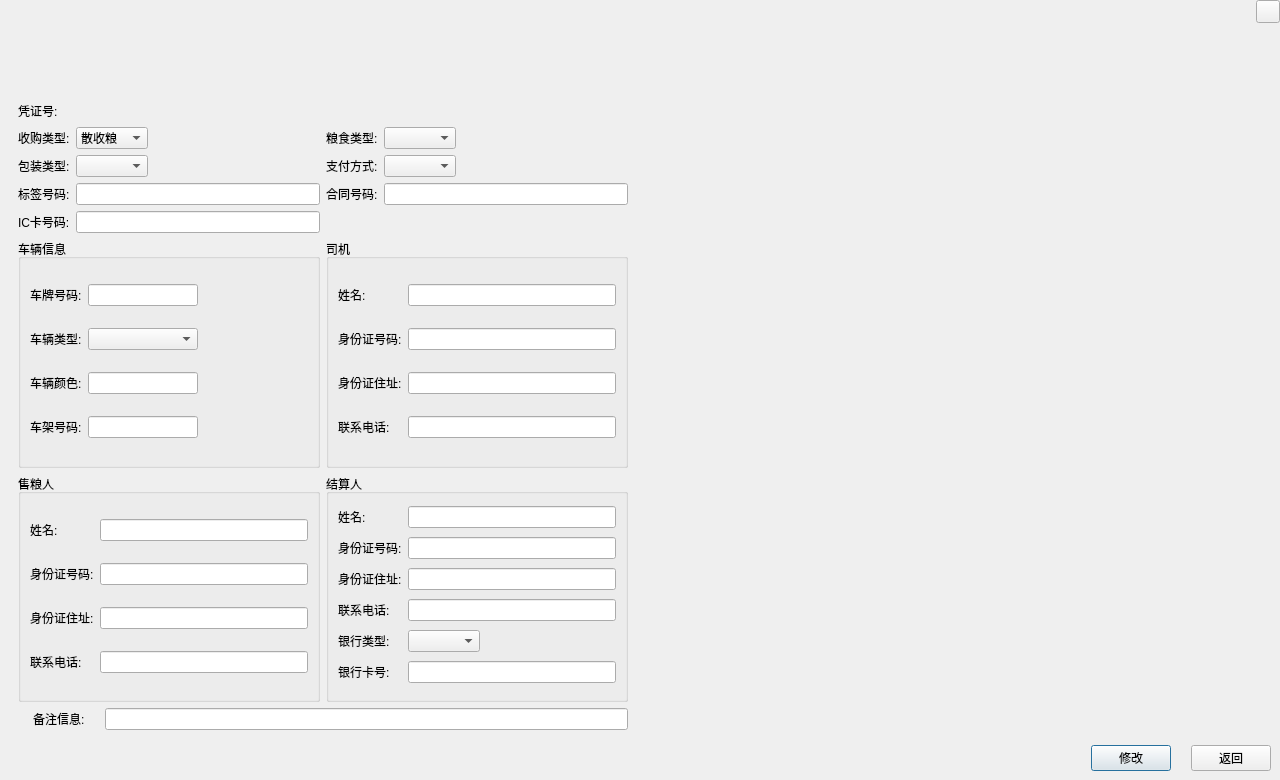
<?xml version="1.0" encoding="UTF-8"?>
<ui version="4.0">
 <class>FrmRegisterEdit</class>
 <widget class="QDialog" name="FrmRegisterEdit">
  <property name="geometry">
   <rect>
    <x>0</x>
    <y>0</y>
    <width>1280</width>
    <height>780</height>
   </rect>
  </property>
  <property name="windowTitle">
   <string>Dialog</string>
  </property>
  <layout class="QGridLayout" name="gridLayout_3" rowstretch="1,9,0">
   <property name="leftMargin">
    <number>0</number>
   </property>
   <property name="topMargin">
    <number>0</number>
   </property>
   <property name="rightMargin">
    <number>0</number>
   </property>
   <property name="bottomMargin">
    <number>0</number>
   </property>
   <item row="0" column="0">
    <widget class="QWidget" name="widget" native="true">
     <layout class="QHBoxLayout" name="horizontalLayout">
      <property name="topMargin">
       <number>0</number>
      </property>
      <property name="rightMargin">
       <number>0</number>
      </property>
      <property name="bottomMargin">
       <number>0</number>
      </property>
      <item>
       <widget class="QLabel" name="labTitle">
        <property name="text">
         <string/>
        </property>
       </widget>
      </item>
      <item>
       <spacer name="horizontalSpacer">
        <property name="orientation">
         <enum>Qt::Horizontal</enum>
        </property>
        <property name="sizeHint" stdset="0">
         <size>
          <width>40</width>
          <height>20</height>
         </size>
        </property>
       </spacer>
      </item>
      <item>
       <widget class="QWidget" name="widget_3" native="true">
        <layout class="QGridLayout" name="gridLayout">
         <property name="leftMargin">
          <number>0</number>
         </property>
         <property name="topMargin">
          <number>0</number>
         </property>
         <property name="rightMargin">
          <number>0</number>
         </property>
         <property name="bottomMargin">
          <number>0</number>
         </property>
         <item row="0" column="0">
          <widget class="QToolButton" name="toolButton">
           <property name="text">
            <string/>
           </property>
          </widget>
         </item>
         <item row="1" column="0">
          <spacer name="verticalSpacer">
           <property name="orientation">
            <enum>Qt::Vertical</enum>
           </property>
           <property name="sizeHint" stdset="0">
            <size>
             <width>20</width>
             <height>40</height>
            </size>
           </property>
          </spacer>
         </item>
        </layout>
       </widget>
      </item>
     </layout>
    </widget>
   </item>
   <item row="1" column="0">
    <widget class="QWidget" name="widget_2" native="true">
     <layout class="QVBoxLayout" name="verticalLayout_2">
      <item>
       <layout class="QHBoxLayout" name="horizontalLayout_4" stretch="5,5">
        <item>
         <widget class="QWidget" name="widget_4" native="true">
          <layout class="QVBoxLayout" name="verticalLayout_3" stretch="2,7,1">
           <item>
            <layout class="QGridLayout" name="gridLayout_2">
             <item row="3" column="4" colspan="2">
              <widget class="QLineEdit" name="editContractNum"/>
             </item>
             <item row="2" column="4">
              <widget class="QComboBox" name="cbxPayType"/>
             </item>
             <item row="3" column="3">
              <widget class="QLabel" name="label_25">
               <property name="text">
                <string>合同号码:</string>
               </property>
              </widget>
             </item>
             <item row="2" column="3">
              <widget class="QLabel" name="label_24">
               <property name="text">
                <string>支付方式:</string>
               </property>
              </widget>
             </item>
             <item row="1" column="0">
              <widget class="QLabel" name="label">
               <property name="text">
                <string>收购类型:</string>
               </property>
              </widget>
             </item>
             <item row="2" column="1">
              <widget class="QComboBox" name="cbxPackType"/>
             </item>
             <item row="2" column="2">
              <spacer name="horizontalSpacer_3">
               <property name="orientation">
                <enum>Qt::Horizontal</enum>
               </property>
               <property name="sizeHint" stdset="0">
                <size>
                 <width>40</width>
                 <height>20</height>
                </size>
               </property>
              </spacer>
             </item>
             <item row="3" column="0">
              <widget class="QLabel" name="label_2">
               <property name="text">
                <string>标签号码:</string>
               </property>
              </widget>
             </item>
             <item row="3" column="1" colspan="2">
              <widget class="QLineEdit" name="editTagNum"/>
             </item>
             <item row="4" column="0">
              <widget class="QLabel" name="label_5">
               <property name="text">
                <string>IC卡号码:</string>
               </property>
              </widget>
             </item>
             <item row="4" column="1" colspan="2">
              <widget class="QLineEdit" name="editICNum"/>
             </item>
             <item row="1" column="1">
              <widget class="QComboBox" name="cbxPurchaseType">
               <item>
                <property name="text">
                 <string>散收粮</string>
                </property>
               </item>
               <item>
                <property name="text">
                 <string>合同粮</string>
                </property>
               </item>
              </widget>
             </item>
             <item row="1" column="2">
              <spacer name="horizontalSpacer_2">
               <property name="orientation">
                <enum>Qt::Horizontal</enum>
               </property>
               <property name="sizeHint" stdset="0">
                <size>
                 <width>40</width>
                 <height>20</height>
                </size>
               </property>
              </spacer>
             </item>
             <item row="1" column="3">
              <widget class="QLabel" name="label_3">
               <property name="text">
                <string>粮食类型:</string>
               </property>
              </widget>
             </item>
             <item row="1" column="4">
              <widget class="QComboBox" name="cbxGrainType"/>
             </item>
             <item row="1" column="5">
              <spacer name="horizontalSpacer_4">
               <property name="orientation">
                <enum>Qt::Horizontal</enum>
               </property>
               <property name="sizeHint" stdset="0">
                <size>
                 <width>40</width>
                 <height>20</height>
                </size>
               </property>
              </spacer>
             </item>
             <item row="2" column="0">
              <widget class="QLabel" name="label_4">
               <property name="text">
                <string>包装类型:</string>
               </property>
              </widget>
             </item>
             <item row="0" column="0">
              <widget class="QLabel" name="label_29">
               <property name="text">
                <string>凭证号:</string>
               </property>
              </widget>
             </item>
             <item row="0" column="1">
              <widget class="QLabel" name="labMainNum">
               <property name="text">
                <string/>
               </property>
              </widget>
             </item>
            </layout>
           </item>
           <item>
            <layout class="QGridLayout" name="gridLayout_4" rowstretch="0,0" columnstretch="5,5">
             <item row="0" column="0">
              <widget class="QGroupBox" name="groupBox_4">
               <property name="title">
                <string>车辆信息</string>
               </property>
               <layout class="QGridLayout" name="gridLayout_6">
                <item row="0" column="0">
                 <widget class="QLabel" name="label_8">
                  <property name="text">
                   <string>车牌号码:</string>
                  </property>
                 </widget>
                </item>
                <item row="0" column="1">
                 <widget class="QLineEdit" name="editLiscense"/>
                </item>
                <item row="0" column="2">
                 <spacer name="horizontalSpacer_8">
                  <property name="orientation">
                   <enum>Qt::Horizontal</enum>
                  </property>
                  <property name="sizeHint" stdset="0">
                   <size>
                    <width>23</width>
                    <height>20</height>
                   </size>
                  </property>
                 </spacer>
                </item>
                <item row="1" column="0">
                 <widget class="QLabel" name="label_9">
                  <property name="text">
                   <string>车辆类型:</string>
                  </property>
                 </widget>
                </item>
                <item row="1" column="2">
                 <spacer name="horizontalSpacer_9">
                  <property name="orientation">
                   <enum>Qt::Horizontal</enum>
                  </property>
                  <property name="sizeHint" stdset="0">
                   <size>
                    <width>23</width>
                    <height>20</height>
                   </size>
                  </property>
                 </spacer>
                </item>
                <item row="2" column="0">
                 <widget class="QLabel" name="label_10">
                  <property name="text">
                   <string>车辆颜色:</string>
                  </property>
                 </widget>
                </item>
                <item row="2" column="1">
                 <widget class="QLineEdit" name="editColor"/>
                </item>
                <item row="2" column="2">
                 <spacer name="horizontalSpacer_10">
                  <property name="orientation">
                   <enum>Qt::Horizontal</enum>
                  </property>
                  <property name="sizeHint" stdset="0">
                   <size>
                    <width>23</width>
                    <height>20</height>
                   </size>
                  </property>
                 </spacer>
                </item>
                <item row="3" column="0">
                 <widget class="QLabel" name="label_11">
                  <property name="text">
                   <string>车架号码:</string>
                  </property>
                 </widget>
                </item>
                <item row="3" column="1">
                 <widget class="QLineEdit" name="editFrameNum"/>
                </item>
                <item row="3" column="2">
                 <spacer name="horizontalSpacer_11">
                  <property name="orientation">
                   <enum>Qt::Horizontal</enum>
                  </property>
                  <property name="sizeHint" stdset="0">
                   <size>
                    <width>23</width>
                    <height>20</height>
                   </size>
                  </property>
                 </spacer>
                </item>
                <item row="1" column="1">
                 <widget class="QComboBox" name="cbxVehicleType"/>
                </item>
               </layout>
               <zorder>label_8</zorder>
               <zorder>editLiscense</zorder>
               <zorder>label_9</zorder>
               <zorder>label_10</zorder>
               <zorder>editColor</zorder>
               <zorder>label_11</zorder>
               <zorder>editFrameNum</zorder>
               <zorder>horizontalSpacer_8</zorder>
               <zorder>horizontalSpacer_9</zorder>
               <zorder>horizontalSpacer_10</zorder>
               <zorder>groupBox_3</zorder>
               <zorder>horizontalSpacer_11</zorder>
               <zorder>cbxVehicleType</zorder>
              </widget>
             </item>
             <item row="1" column="0">
              <widget class="QGroupBox" name="groupBox">
               <property name="title">
                <string>售粮人</string>
               </property>
               <layout class="QGridLayout" name="gridLayout_7">
                <item row="0" column="0">
                 <widget class="QLabel" name="label_15">
                  <property name="text">
                   <string>姓名:</string>
                  </property>
                 </widget>
                </item>
                <item row="0" column="1">
                 <widget class="QLineEdit" name="editSellerName"/>
                </item>
                <item row="1" column="0">
                 <widget class="QLabel" name="label_13">
                  <property name="text">
                   <string>身份证号码:</string>
                  </property>
                 </widget>
                </item>
                <item row="1" column="1">
                 <widget class="QLineEdit" name="editSellerNum"/>
                </item>
                <item row="2" column="0">
                 <widget class="QLabel" name="label_14">
                  <property name="text">
                   <string>身份证住址:</string>
                  </property>
                 </widget>
                </item>
                <item row="2" column="1">
                 <widget class="QLineEdit" name="editSellerAddress"/>
                </item>
                <item row="3" column="0">
                 <widget class="QLabel" name="label_12">
                  <property name="text">
                   <string>联系电话:</string>
                  </property>
                 </widget>
                </item>
                <item row="3" column="1">
                 <widget class="QLineEdit" name="editSellerPhone"/>
                </item>
               </layout>
              </widget>
             </item>
             <item row="1" column="1">
              <widget class="QGroupBox" name="groupBox_2">
               <property name="title">
                <string>结算人</string>
               </property>
               <layout class="QGridLayout" name="gridLayout_5">
                <item row="0" column="1" colspan="2">
                 <widget class="QLineEdit" name="editPayeeName"/>
                </item>
                <item row="1" column="0">
                 <widget class="QLabel" name="label_20">
                  <property name="text">
                   <string>身份证号码:</string>
                  </property>
                 </widget>
                </item>
                <item row="1" column="1" colspan="2">
                 <widget class="QLineEdit" name="editPayeeNum"/>
                </item>
                <item row="0" column="0">
                 <widget class="QLabel" name="label_21">
                  <property name="text">
                   <string>姓名:</string>
                  </property>
                 </widget>
                </item>
                <item row="2" column="0">
                 <widget class="QLabel" name="label_22">
                  <property name="text">
                   <string>身份证住址:</string>
                  </property>
                 </widget>
                </item>
                <item row="2" column="1" colspan="2">
                 <widget class="QLineEdit" name="editPayeeAddress"/>
                </item>
                <item row="3" column="0">
                 <widget class="QLabel" name="label_23">
                  <property name="text">
                   <string>联系电话:</string>
                  </property>
                 </widget>
                </item>
                <item row="3" column="1" colspan="2">
                 <widget class="QLineEdit" name="editPayeePhone"/>
                </item>
                <item row="4" column="0">
                 <widget class="QLabel" name="label_27">
                  <property name="text">
                   <string>银行类型:</string>
                  </property>
                 </widget>
                </item>
                <item row="4" column="1">
                 <widget class="QComboBox" name="cbxBankType"/>
                </item>
                <item row="4" column="2">
                 <spacer name="horizontalSpacer_12">
                  <property name="orientation">
                   <enum>Qt::Horizontal</enum>
                  </property>
                  <property name="sizeHint" stdset="0">
                   <size>
                    <width>86</width>
                    <height>20</height>
                   </size>
                  </property>
                 </spacer>
                </item>
                <item row="5" column="0">
                 <widget class="QLabel" name="label_28">
                  <property name="text">
                   <string>银行卡号:</string>
                  </property>
                 </widget>
                </item>
                <item row="5" column="1" colspan="2">
                 <widget class="QLineEdit" name="editBankNum"/>
                </item>
               </layout>
              </widget>
             </item>
             <item row="0" column="1">
              <widget class="QGroupBox" name="groupBox_3">
               <property name="title">
                <string>司机</string>
               </property>
               <layout class="QGridLayout" name="gridLayout_9">
                <item row="0" column="0">
                 <widget class="QLabel" name="label_17">
                  <property name="text">
                   <string>姓名:</string>
                  </property>
                 </widget>
                </item>
                <item row="0" column="1">
                 <widget class="QLineEdit" name="editDriverName"/>
                </item>
                <item row="1" column="0">
                 <widget class="QLabel" name="label_16">
                  <property name="text">
                   <string>身份证号码:</string>
                  </property>
                 </widget>
                </item>
                <item row="1" column="1">
                 <widget class="QLineEdit" name="editDriverNum"/>
                </item>
                <item row="2" column="0">
                 <widget class="QLabel" name="label_18">
                  <property name="text">
                   <string>身份证住址:</string>
                  </property>
                 </widget>
                </item>
                <item row="2" column="1">
                 <widget class="QLineEdit" name="editDriverAddress"/>
                </item>
                <item row="3" column="0">
                 <widget class="QLabel" name="label_19">
                  <property name="text">
                   <string>联系电话:</string>
                  </property>
                 </widget>
                </item>
                <item row="3" column="1">
                 <widget class="QLineEdit" name="editDriverPhone"/>
                </item>
               </layout>
              </widget>
             </item>
            </layout>
           </item>
           <item>
            <layout class="QHBoxLayout" name="horizontalLayout_5">
             <property name="spacing">
              <number>20</number>
             </property>
             <property name="leftMargin">
              <number>15</number>
             </property>
             <item>
              <widget class="QLabel" name="label_26">
               <property name="text">
                <string>备注信息:</string>
               </property>
              </widget>
             </item>
             <item>
              <widget class="QLineEdit" name="editRemarks"/>
             </item>
            </layout>
           </item>
          </layout>
         </widget>
        </item>
        <item>
         <widget class="GbsImageWidget" name="imageWidget" native="true">
          <layout class="QVBoxLayout" name="verticalLayout" stretch=""/>
         </widget>
        </item>
       </layout>
      </item>
      <item>
       <layout class="QHBoxLayout" name="horizontalLayout_3">
        <property name="spacing">
         <number>20</number>
        </property>
        <item>
         <spacer name="horizontalSpacer_7">
          <property name="orientation">
           <enum>Qt::Horizontal</enum>
          </property>
          <property name="sizeHint" stdset="0">
           <size>
            <width>40</width>
            <height>20</height>
           </size>
          </property>
         </spacer>
        </item>
        <item>
         <widget class="QPushButton" name="btnEdit">
          <property name="text">
           <string>修改</string>
          </property>
         </widget>
        </item>
        <item>
         <widget class="QPushButton" name="btnReturn">
          <property name="text">
           <string>返回</string>
          </property>
         </widget>
        </item>
       </layout>
      </item>
     </layout>
    </widget>
   </item>
  </layout>
 </widget>
 <customwidgets>
  <customwidget>
   <class>GbsImageWidget</class>
   <extends>QWidget</extends>
   <header>gbsimagewidget.h</header>
   <container>1</container>
  </customwidget>
 </customwidgets>
 <resources/>
 <connections/>
</ui>
